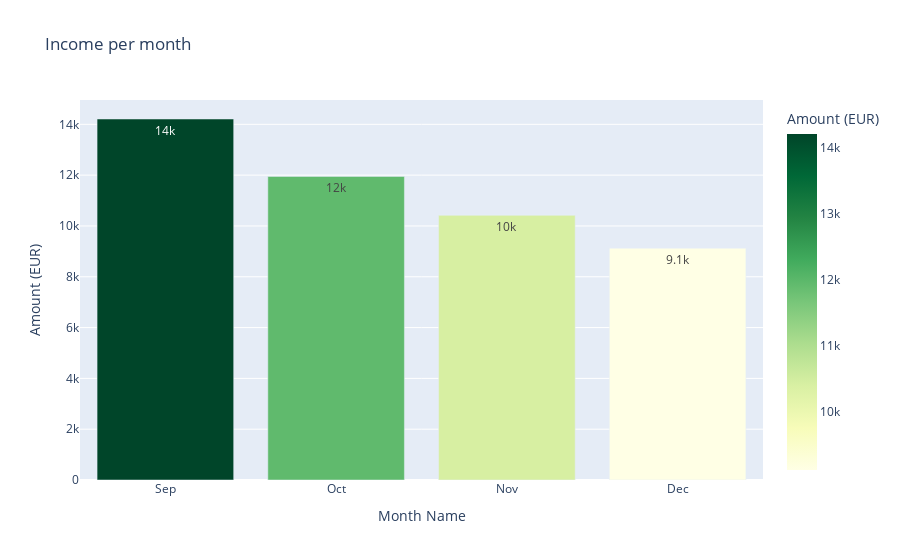

The code cell stored with this chart in its notebook:
### Code cell
income_monthly_2022 = make_monthly_bar_chart(df, 2023, 'Income')
income_monthly_2022

### Figure 1 — Plotly figure (JSON) as saved in the notebook; plotly's stock layout.template omitted (floating-point values rounded to 4 significant figures)
{"data": [{"alignmentgroup": "True", "hovertemplate": "Month Name=%{x}<br>Amount (EUR)=%{marker.color}<extra></extra>", "legendgroup": "", "marker": {"color": [14210.0, 11950.0, 10420.0, 9125.0], "coloraxis": "coloraxis", "pattern": {"shape": ""}}, "name": "", "offsetgroup": "", "orientation": "v", "showlegend": false, "textposition": "auto", "texttemplate": "%{y:.2s}", "type": "bar", "x": ["Sep", "Oct", "Nov", "Dec"], "xaxis": "x", "y": [14210.0, 11950.0, 10420.0, 9125.0], "yaxis": "y"}], "layout": {"barmode": "relative", "coloraxis": {"colorbar": {"title": {"text": "Amount (EUR)"}}, "colorscale": [[0, "rgb(255,255,229)"], [0.125, "rgb(247,252,185)"], [0.25, "rgb(217,240,163)"], [0.375, "rgb(173,221,142)"], [0.5, "rgb(120,198,121)"], [0.625, "rgb(65,171,93)"], [0.75, "rgb(35,132,67)"], [0.875, "rgb(0,104,55)"], [1, "rgb(0,69,41)"]]}, "legend": {"tracegroupgap": 0}, "title": {"text": "Income per month"}, "xaxis": {"anchor": "y", "domain": [0, 1], "title": {"text": "Month Name"}}, "yaxis": {"anchor": "x", "domain": [0, 1], "title": {"text": "Amount (EUR)"}}}}
